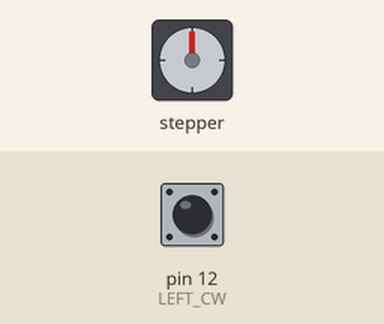
The sketch below on a simulated Arduino Mega 2560, built with avr-gcc and run on an emulated ATmega2560. Parts: stepper motor. The inputs (shaded band) are chosen by the test bench; at power-on: pin 12 (LEFT_CW) HIGH. Stepper angles assume 4076 steps per turn.

Above: at 0.15 s.
At 9.15 s:
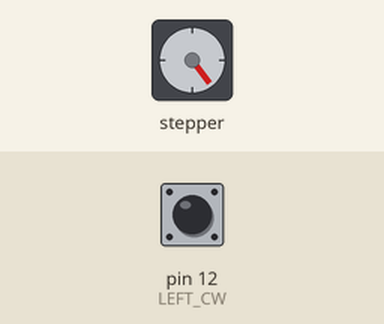
At 19.95 s:
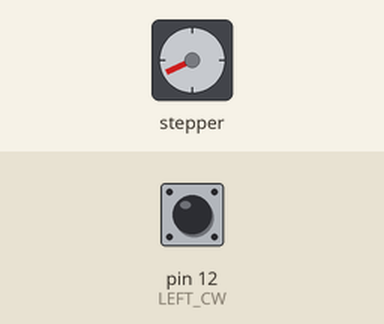
At 39.76 s:
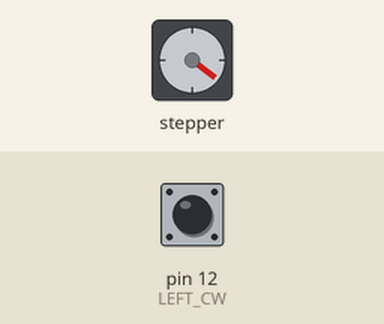
Timing chart, 0 to 40.0 s (numbered marks = the images above):
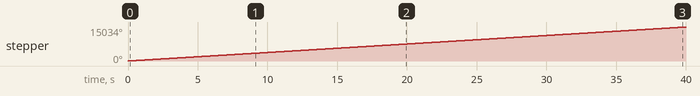

Measured:
- by itself, stepper: keeps turning clockwise at about 376°/s

The sketch:

handwriting.ino
```cpp
#include <Stepper.h>

#define LEFT_CW 12
#define LEFT_CCW 13
#define RIGHT_CW 2
#define RIGHT_CCW 3
const int stepsPerRevolution = 4076;

Stepper leftStep = Stepper(stepsPerRevolution, 8, 9, 10, 11);
Stepper rightStep = Stepper(stepsPerRevolution, 4, 5, 6, 7);


void setup() {
  int pushButtons[] = {2, 3, 12, 13};
  for (int i = 0; i < 4; i++) {
    pinMode(pushButtons[i], INPUT);
    digitalWrite(pushButtons[i], HIGH);
  }

  leftStep.setSpeed(170);

  // Begin Serial communication at a baud rate of 9600:
  Serial.begin(9600);
  Serial3.begin(9600);
}
void loop() {
  if (digitalRead(LEFT_CW) == 1) {

  }
  leftStep.step(1);
}
```
